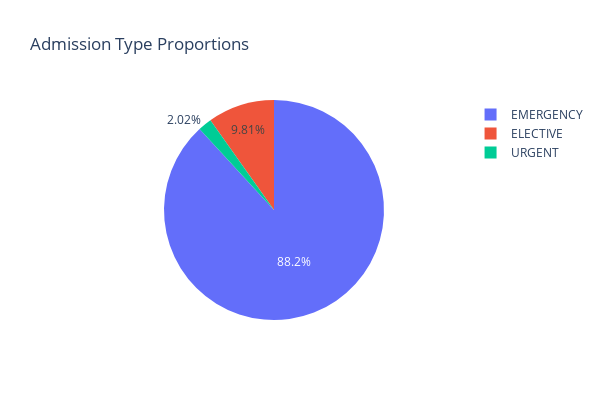

Here is the notebook cell this chart was saved with:
### Markdown cell above
### Distribution of Admisison Type

### Code cell
px.pie(
    all_events_df,
    names="ADMISSION_TYPE",
    title=f"Admission Type Proportions",
    labels={"ADMISSION_TYPE": "Admission Type"},
    color_discrete_sequence=px.colors.qualitative.Plotly,
    height=400,
    width=600
).show()

### Figure 1 — Plotly figure (JSON) as saved in the notebook; plotly's stock layout.template omitted (floating-point values rounded to 4 significant figures; data arrays with more than 128 entries replaced by an {"elided": "..."} marker saying what was removed)
{"data": [{"domain": {"x": [0, 1], "y": [0, 1]}, "hovertemplate": "Admission Type=%{label}<extra></extra>", "labels": {"elided": "5951 str values"}, "legendgroup": "", "name": "", "showlegend": true, "type": "pie"}], "layout": {"height": 400, "legend": {"tracegroupgap": 0}, "piecolorway": ["#636EFA", "#EF553B", "#00CC96", "#AB63FA", "#FFA15A", "#19D3F3", "#FF6692", "#B6E880", "#FF97FF", "#FECB52"], "title": {"text": "Admission Type Proportions"}, "width": 600}}
